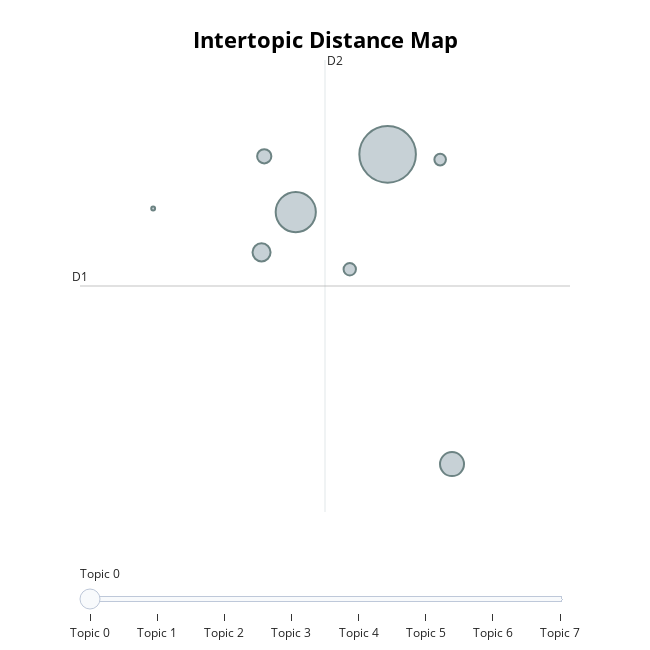

The notebook cell this image was saved under:
### Code cell
topic_model.visualize_topics()

### Figure 1 — Plotly figure (JSON) as saved in the notebook; plotly's stock layout.template omitted (floating-point values rounded to 4 significant figures)
{"data": [{"customdata": [[0, "cancer | carcinoma | tumor | tumour | metastasis", 2358], [1, "pneumonitis | infection | covid | amputation | infected", 1190], [2, "respiratory | pulmonary | lung | emphysema | apnea", 425], [3, "cva | dvt | pe | lvsd | pes", 241], [4, "anxiety | depressive | depression | psychiatric | disorders", 150], [5, "uti | ut | urinary | urinating | uropathy", 113], [6, "meningioma | meningioma___ | menigioma | meningiomal | hypothryoid", 99], [7, "electrolyte | electrolytes | imbalance | dehydration | iatrogene", 11]], "hovertemplate": "<b>Topic %{customdata[0]}</b><br>%{customdata[1]}<br>Size: %{customdata[2]}", "legendgroup": "", "marker": {"color": "#B0BEC5", "line": {"color": "DarkSlateGrey", "width": 2}, "size": [2358, 1190, 425, 241, 150, 113, 99, 11], "sizemode": "area", "sizeref": 1.474, "symbol": "circle"}, "mode": "markers", "name": "", "orientation": "v", "showlegend": false, "type": "scatter", "x": [5.254, 4.586, 5.723, 4.337, 4.356, 4.979, 5.636, 3.548], "xaxis": "x", "y": [6.843, 6.216, 3.474, 5.777, 6.823, 5.593, 6.786, 6.254], "yaxis": "y"}], "layout": {"annotations": [{"showarrow": false, "text": "D1", "x": 3.016, "y": 5.411, "yshift": 10}, {"showarrow": false, "text": "D2", "x": 4.798, "xshift": 10, "y": 7.87}], "height": 650, "hoverlabel": {"bgcolor": "white", "font": {"family": "Rockwell", "size": 16}}, "legend": {"itemsizing": "constant", "tracegroupgap": 0}, "margin": {"t": 60}, "shapes": [{"line": {"color": "#CFD8DC", "width": 2}, "type": "line", "x0": 4.798, "x1": 4.798, "y0": 2.953, "y1": 7.87}, {"line": {"color": "#9E9E9E", "width": 2}, "type": "line", "x0": 3.016, "x1": 6.581, "y0": 5.411, "y1": 5.411}], "sliders": [{"active": 0, "pad": {"t": 50}, "steps": [{"args": [{"marker.color": [["red", "#B0BEC5", "#B0BEC5", "#B0BEC5", "#B0BEC5", "#B0BEC5", "#B0BEC5", "#B0BEC5"]]}], "label": "Topic 0", "method": "update"}, {"args": [{"marker.color": [["#B0BEC5", "red", "#B0BEC5", "#B0BEC5", "#B0BEC5", "#B0BEC5", "#B0BEC5", "#B0BEC5"]]}], "label": "Topic 1", "method": "update"}, {"args": [{"marker.color": [["#B0BEC5", "#B0BEC5", "red", "#B0BEC5", "#B0BEC5", "#B0BEC5", "#B0BEC5", "#B0BEC5"]]}], "label": "Topic 2", "method": "update"}, {"args": [{"marker.color": [["#B0BEC5", "#B0BEC5", "#B0BEC5", "red", "#B0BEC5", "#B0BEC5", "#B0BEC5", "#B0BEC5"]]}], "label": "Topic 3", "method": "update"}, {"args": [{"marker.color": [["#B0BEC5", "#B0BEC5", "#B0BEC5", "#B0BEC5", "red", "#B0BEC5", "#B0BEC5", "#B0BEC5"]]}], "label": "Topic 4", "method": "update"}, {"args": [{"marker.color": [["#B0BEC5", "#B0BEC5", "#B0BEC5", "#B0BEC5", "#B0BEC5", "red", "#B0BEC5", "#B0BEC5"]]}], "label": "Topic 5", "method": "update"}, {"args": [{"marker.color": [["#B0BEC5", "#B0BEC5", "#B0BEC5", "#B0BEC5", "#B0BEC5", "#B0BEC5", "red", "#B0BEC5"]]}], "label": "Topic 6", "method": "update"}, {"args": [{"marker.color": [["#B0BEC5", "#B0BEC5", "#B0BEC5", "#B0BEC5", "#B0BEC5", "#B0BEC5", "#B0BEC5", "red"]]}], "label": "Topic 7", "method": "update"}]}], "title": {"font": {"color": "Black", "size": 22}, "text": "<b>Intertopic Distance Map</b>", "x": 0.5, "xanchor": "center", "y": 0.95, "yanchor": "top"}, "width": 650, "xaxis": {"anchor": "y", "domain": [0, 1], "range": [3.016, 6.581], "title": {"text": ""}, "visible": false}, "yaxis": {"anchor": "x", "domain": [0, 1], "range": [2.953, 7.87], "title": {"text": ""}, "visible": false}}}
